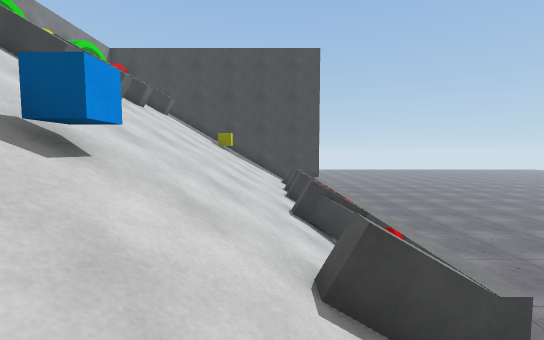
View 1 (above)

17 first-person views from a walk through a 3-D level made in the Unity game engine. The camera is 1.4 m above the floor, tilts 4° down and sees 90° across. The floor is counted in squares, 1 m on a side. Each view is taken from the middle of a square. On the plan, view 1 faces up. The plan holds only what a view shows up to about 13 squares ahead; the rest is blank. The place goes on beyond the plan. Surface patterns are stand-ins for the level's own textures.

View 2
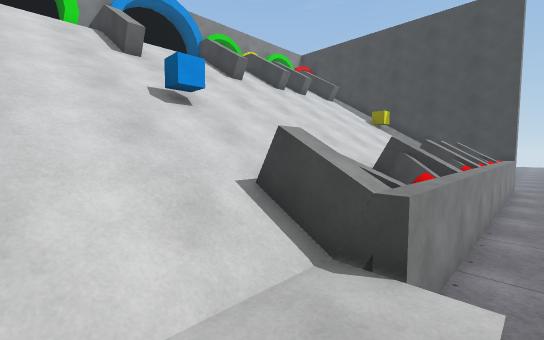

View 3
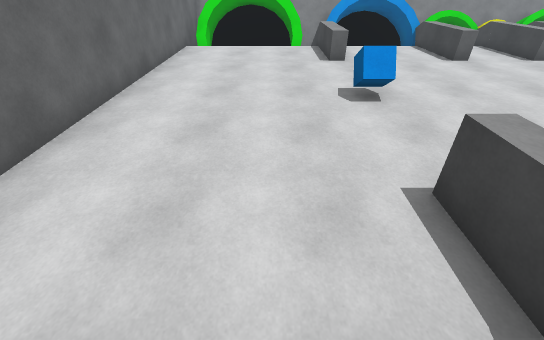

View 4
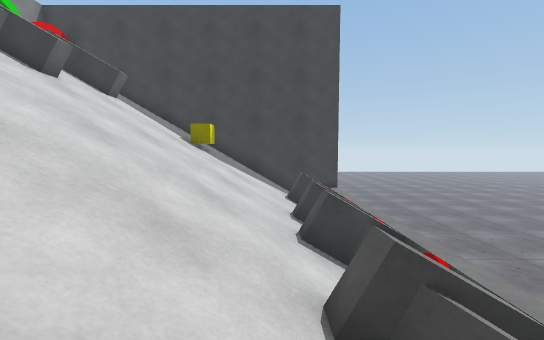

View 5
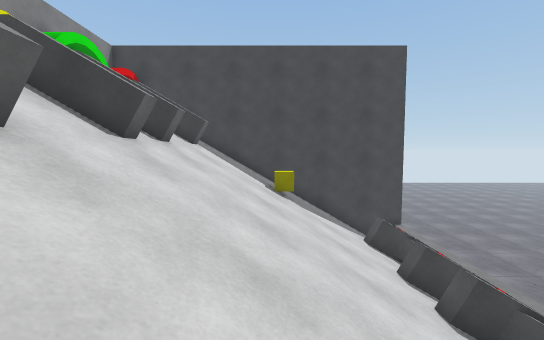

View 6
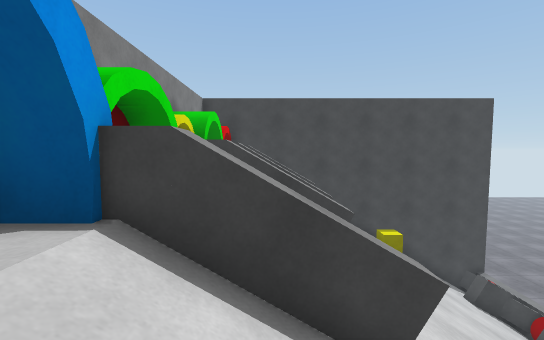

View 7
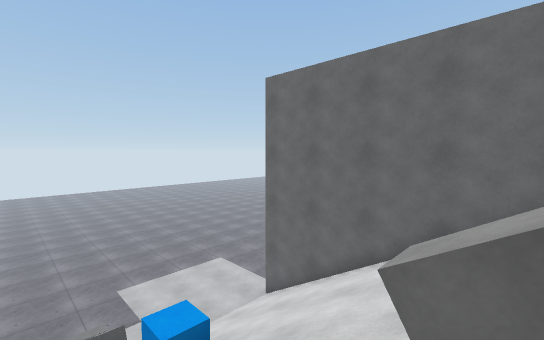

View 8
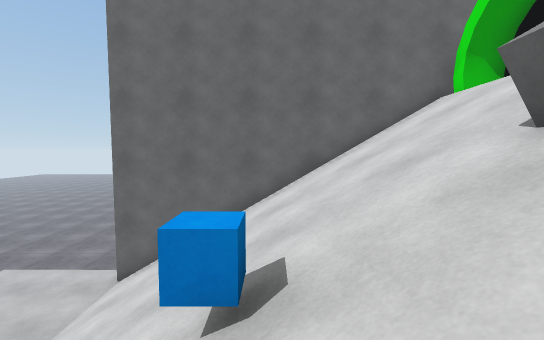

View 9
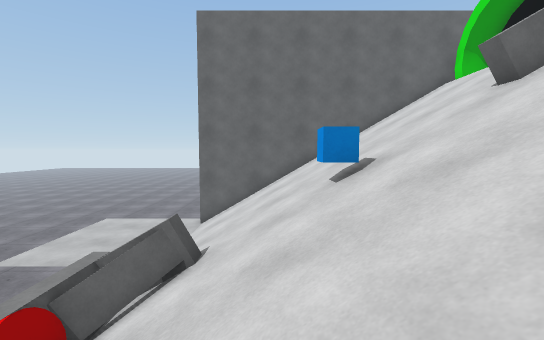

View 10
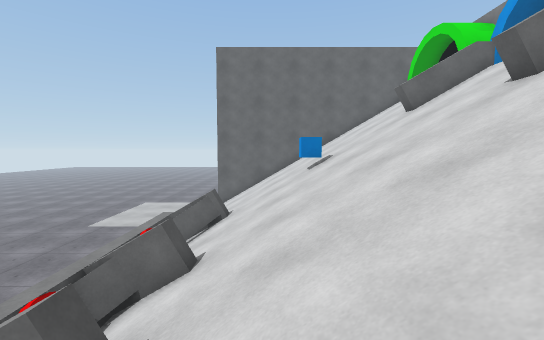

View 11
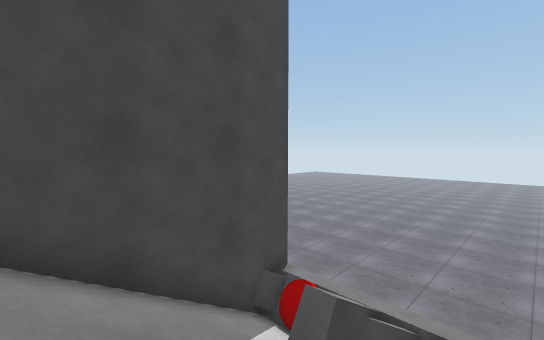

View 12
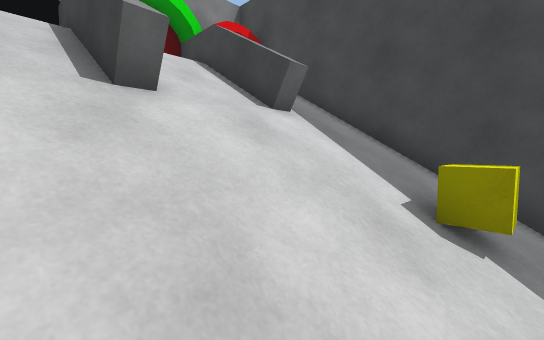

View 13
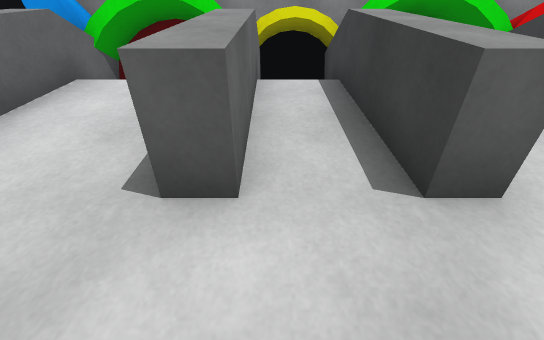

View 14
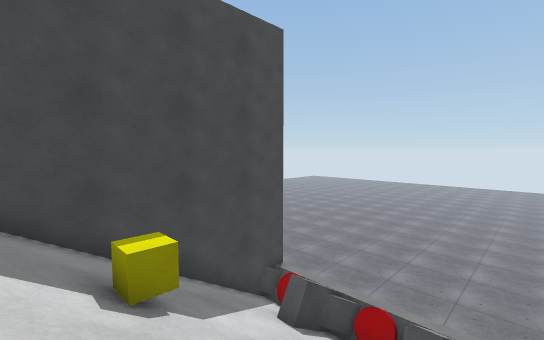

View 15
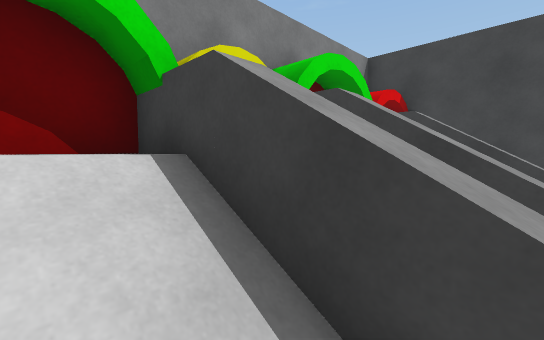

View 16
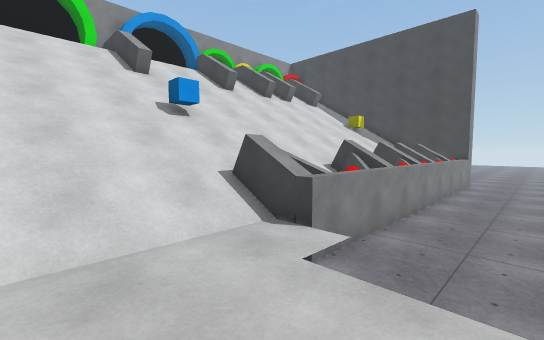

View 17
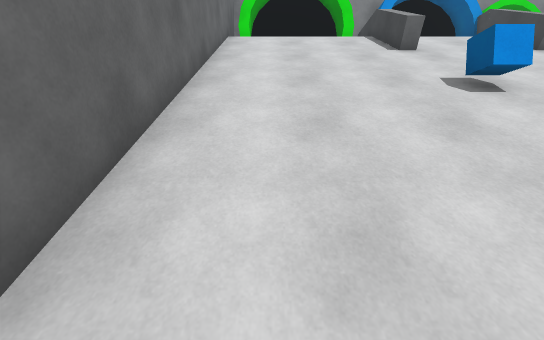

### Floor plan
Key: @ floor where view 1 was taken; # wall or solid block; . floor; / step, stairs or slope; = window, fence, low wall or low ledge; ^ raised ledge; v drop or lower ground; O other object.
Columns run from 10 left of view 1 to 7 right of it. Each row starts with its distance up from view 1.
 18  #############v vv
 17 OO//////////#^v vv
 16 OO  ////////O^vvvv
 15 O#===//O///OO#vvvv
 14 #O//////////O^vvvv
 13 #O//////////##vvvv
 12 ##^^^//////OO#vvvv
 11 O#^^^//////OO#vvvv
 10 OO^^^//////OO#vvvv
  9 #O//////////O^vvvv
  8 OO^^^//////OO#vvvv
  7 OO//////////##vvvv
  6 # //////////O^vvvv
  5 # //////////O^vvvv
  4 OO/////////###vvvv
  3 ##^^^///O//OO#vvvv
  2 OO///////////.vvvv
  1 # ///////////....v
  0 # ////////@//....v
 -1 # ///////////....v
 -2 OO///////////....v
 -3 #############....v
 -4              vvvvv

Positions as (right, up) in squares from view 1, and headings:
1: (0, 0), facing up
2: (4, 0), facing up-left
3: (4, 1), facing left
4: (0, 5), facing up
5: (-3, 5), facing up
6: (-7, 5), facing up
7: (-6, 5), facing down-right
8: (-3, 6), facing down
9: (-1, 9), facing down
10: (-1, 13), facing down
11: (-2, 13), facing up-right
12: (-2, 11), facing up-left
13: (-4, 11), facing left
14: (-4, 11), facing up-right
15: (-6, 9), facing up-left
16: (6, -1), facing up-left
17: (3, -1), facing left
